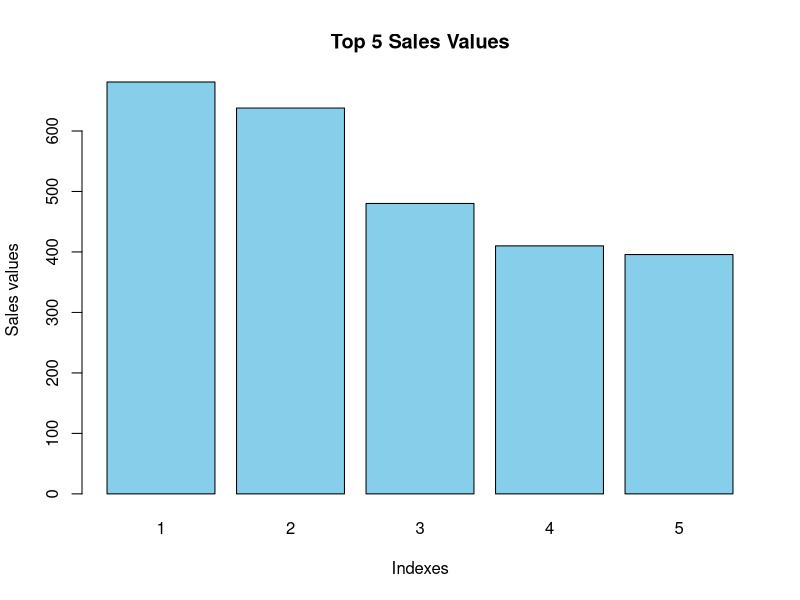
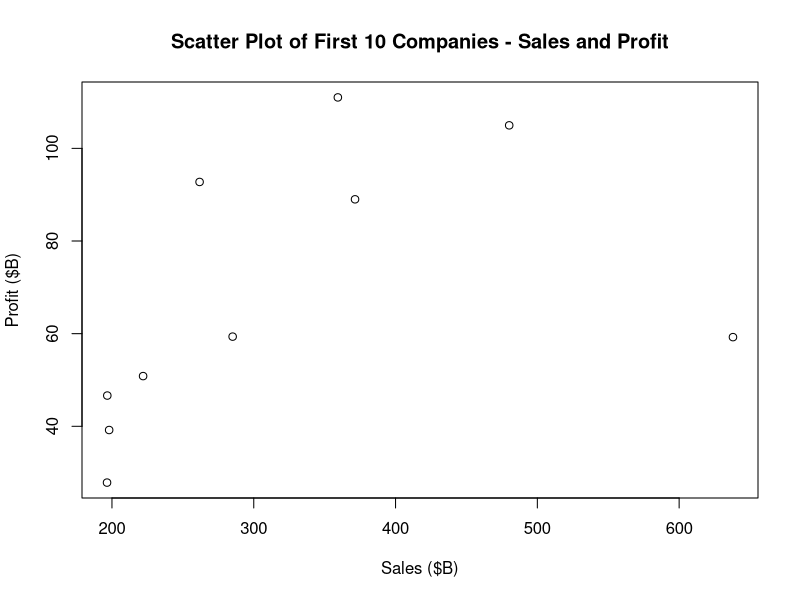

These figures' R source, in order:
## ---- chunk 1
knitr::opts_chunk$set(echo = TRUE)
## ---- chunk 2
library(readr)
forbes_2000_companies <- read_csv("Forbes_2000_Companies_2025.csv")
View(forbes_2000_companies)
## ---- chunk 3
sales_df <- forbes_2000_companies["Sales ($B)"]
mean_sales_value <- colMeans(sales_df)
print(paste0("The Mean sales value of the 2000 companies = ", mean_sales_value))
## ---- chunk 4
profit_vector <- forbes_2000_companies[["Profit ($B)"]]
range_profit_value <- max(profit_vector, na.rm = TRUE) - min(profit_vector, na.rm = TRUE) 
print(paste0("The Range value for profit of the 2000 companies = ", range_profit_value))
## ---- chunk 5
headqrtr_freq <- table(forbes_2000_companies["Headquarters"])
print(paste0("Number of Headquarters across the different Countries:"))
print(headqrtr_freq)
## ---- chunk 6
most_freq_headqrtr <- names(which.max(headqrtr_freq))
print(paste0("Country with the most number of headquarters: ", most_freq_headqrtr))
## ---- chunk 7
sales_millions_df <- sales_df * 1000
names(sales_millions_df) <- c("Sales ($M)")
first_10_companies_sales = head(sales_millions_df, 10)
print(paste0("First 10 Company Sales in million dollars"))
print(first_10_companies_sales)
## ---- chunk 8
sales_vector <- forbes_2000_companies[["Sales ($B)"]]
top_5_sales_vector <- sort(sales_vector, decreasing = TRUE)[1:5]
bar_x_labels <- c("1", "2", "3", "4", "5")

# Plot the vector as a bar chart
barplot(top_5_sales_vector, 
        names.arg = bar_x_labels, # Assign labels to bars
        main = "Top 5 Sales Values", # Set the main title of the plot
        xlab = "Indexes", # Set the x-axis label
        ylab = "Sales values", # Set the y-axis label
        col = "skyblue" # Set the color of the bars
        )
## ---- chunk 9
first_10_companies <- forbes_2000_companies[1:10, c("Sales ($B)", "Profit ($B)")]
plot(first_10_companies$`Sales ($B)`, first_10_companies$`Profit ($B)`,
     xlab = "Sales ($B)", ylab = "Profit ($B)",
     main = "Scatter Plot of First 10 Companies - Sales and Profit")
